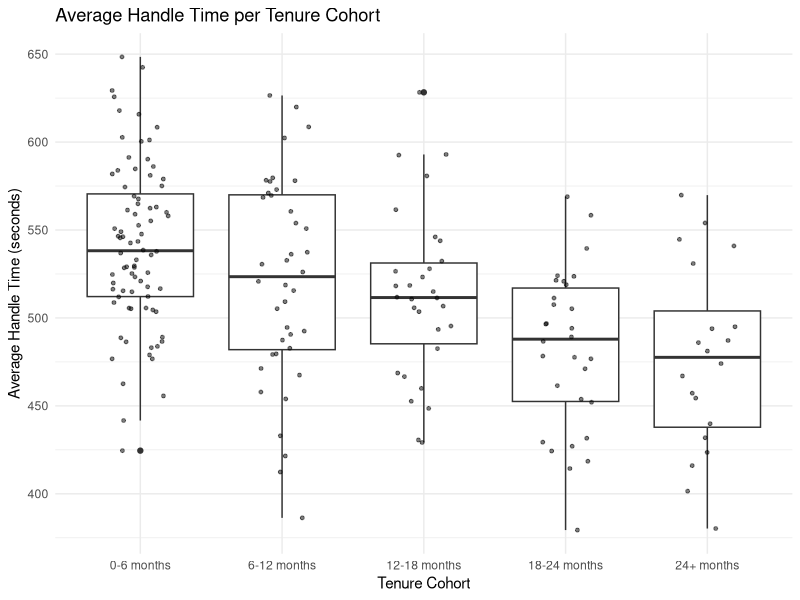
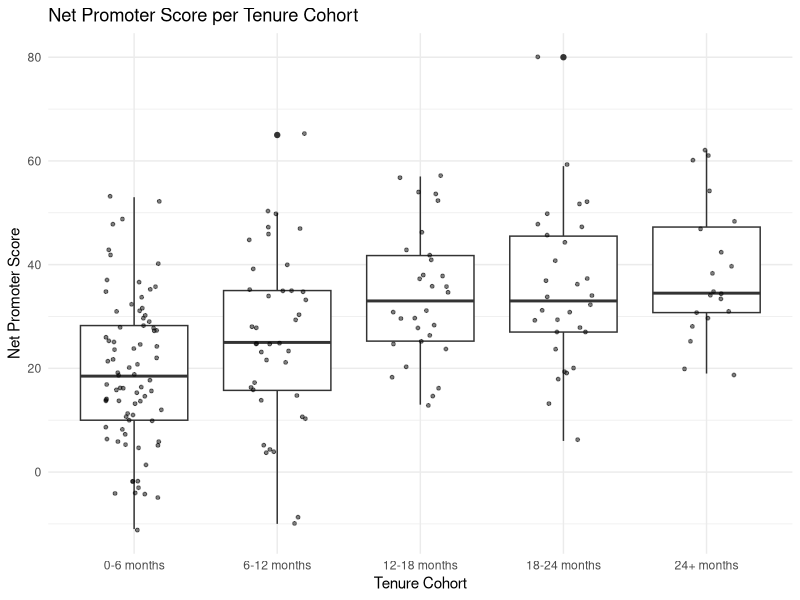
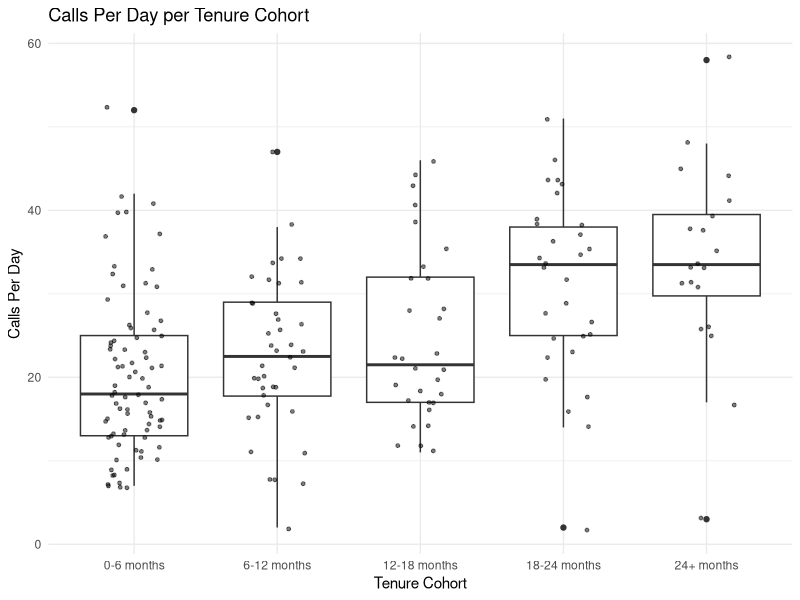
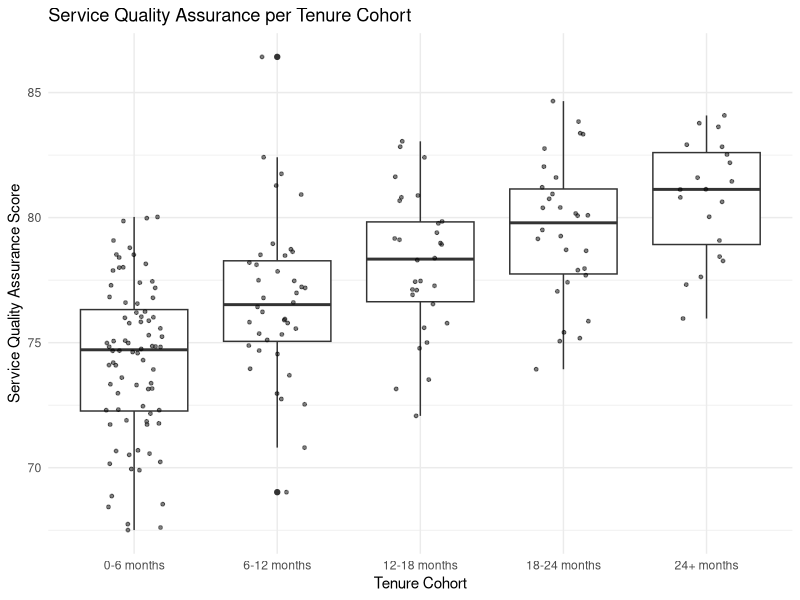
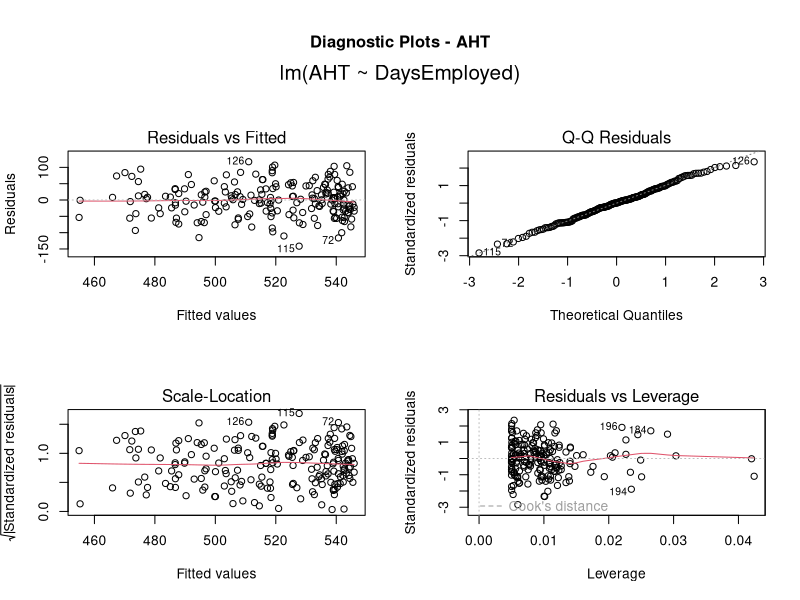
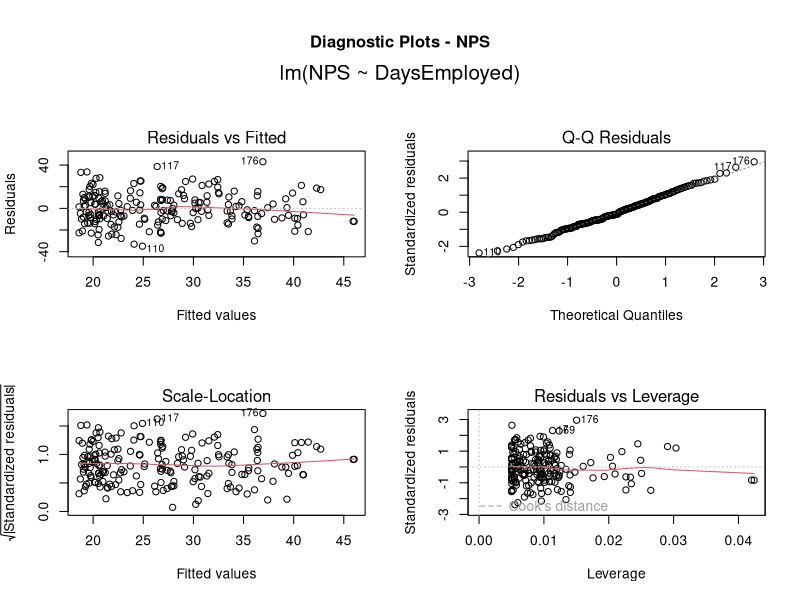
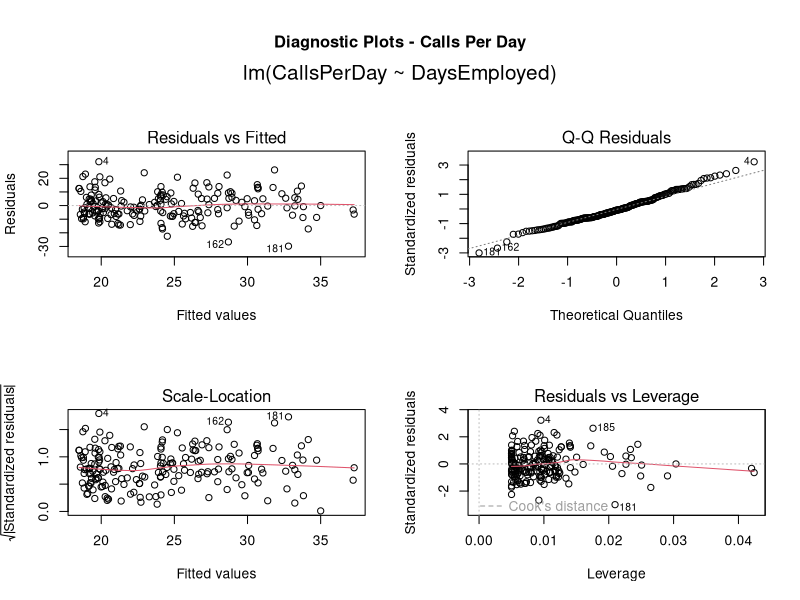
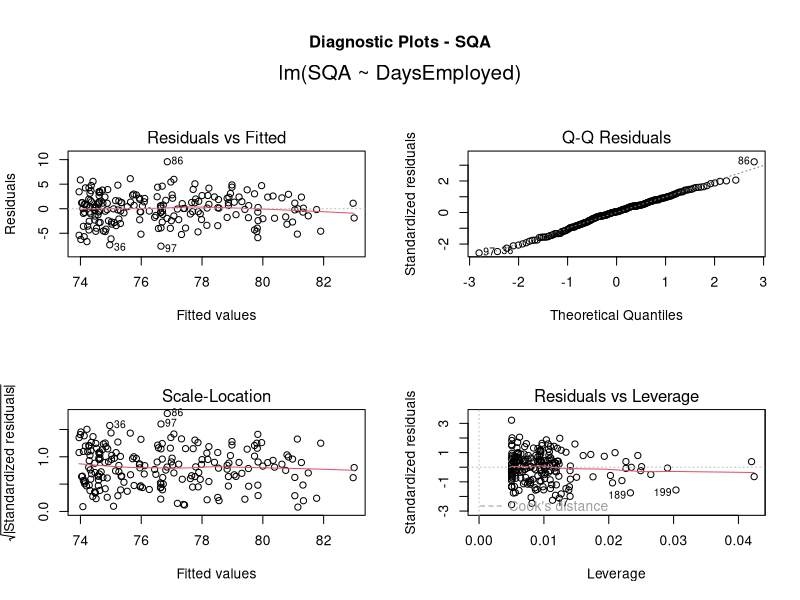

R code for these plots, in order:
# install.packages(c("tidyverse", "lubridate", "MASS", "reshape2", "quantreg"))

library(tidyverse)
library(MASS)
library(lubridate)
library(reshape2)
library(quantreg)

# set seed for reproducibility when generating random data
set.seed(123)

# set number of total employees
total_employees <- 200

# create row names for each tenure cohort
tenure_groups <- c("0-6 months", "6-12 months", "12-18 months", "18-24 months", "24+ months")
# distribute tenure cohorts into 40% 0-6 months and distribute the remainder among other cohorts
tenure_distribution <- c(0.4, 0.2, 0.15, 0.15, 0.1)
# get integer values of each tenure group depending on the percentage distribution
employees_per_group <- round(total_employees * tenure_distribution)

# create empty dataframe to store generated employee data
df <- data.frame()

# synthesise data
for (i in 1:length(tenure_groups)) {
  group_df <- tibble(
    EmployeeID = seq(from = 1, to = employees_per_group[i]),
    TenureGroup = tenure_groups[i],
    # generate values for KPIs from a normal distribution - sqrt function is used here to simulate the increase as tenure increases
    AHT = rnorm(n = employees_per_group[i], mean = (600 - sqrt(i)*60), sd = 50), # Increased variability
    NPS = round(rnorm(n = employees_per_group[i], mean = (5 + sqrt(i)*15), sd = 15)),  # Increased variability
    CallsPerDay = round(rnorm(n = employees_per_group[i], mean = (10 + sqrt(i)*10), sd = 10)),  # Increased variability
    # Poisson distribution used to create the number of assessments completed by each employee
    QA_Assessments = rpois(n = employees_per_group[i], lambda = 10 + (i-1)*2),  
    # Placeholder for SQA values
    SQA = rep(0, employees_per_group[i])  
  )
  
  # SQA is now the sum of individual assessment scores divided by the number of assessments
  group_df$SQA <- sapply(group_df$QA_Assessments, function(x) {
    scores = rnorm(n = x, mean = 70 + sqrt(i)*5, sd = 10) # Increased variability
    return(sum(pmin(pmax(scores, 0), 100))/x)
  })
  
  df <- bind_rows(df, group_df)
}


# ensure no negative AHT values
df$AHT <- ifelse(df$AHT < 0, abs(df$AHT), df$AHT)
# ensure no NPS scores are out of bounds (-100 - 100)
df$NPS <- pmin(pmax(df$NPS, -100), 100)
# ensure no negative calls per day
df$CallsPerDay <- ifelse(df$CallsPerDay < 0, abs(df$CallsPerDay), df$CallsPerDay)
# ensure no SQA values are out of bounds
df$SQA <- pmin(pmax(df$SQA, 0), 100)

# Add a random number of days within the appropriate range for each tenure group
# This could provide more granuluarity when fitting regression models
df$DaysEmployed <- ifelse(df$TenureGroup == "0-6 months", sample(0:180, size = nrow(df), replace = TRUE), 
                          ifelse(df$TenureGroup == "6-12 months", sample(181:365, size = nrow(df), replace = TRUE), 
                                 ifelse(df$TenureGroup == "12-18 months", sample(366:545, size = nrow(df), replace = TRUE),
                                        ifelse(df$TenureGroup == "18-24 months", sample(546:730, size = nrow(df), replace = TRUE), sample(731:1095, size = nrow(df), replace = TRUE)))))

# EDA
# create levels/factors from tenure cohorts for plotting purposes
df$TenureGroupFact <- factor(df$TenureGroup, 
                         levels = c("0-6 months", 
                                    "6-12 months", 
                                    "12-18 months", 
                                    "18-24 months", 
                                    "24+ months"))

# AHT plot
aht_box <- ggplot(df, aes(x = TenureGroupFact, y = AHT)) +
  geom_boxplot() +
  geom_jitter(width = 0.2, size = 1, alpha = 0.5) +
  theme_minimal() +
  labs(title = "Average Handle Time per Tenure Cohort",
       x = "Tenure Cohort",
       y = "Average Handle Time (seconds)")
ggsave(filename = "./plots/eda/aht_box.png", plot = aht_box)

# NPS plot
nps_box <- ggplot(df, aes(x = TenureGroupFact, y = NPS)) +
  geom_boxplot() +
  geom_jitter(width = 0.2, size = 1, alpha = 0.5) +
  theme_minimal() +
  labs(title = "Net Promoter Score per Tenure Cohort",
       x = "Tenure Cohort",
       y = "Net Promoter Score")
ggsave(filename = "./plots/eda/nps_box.png", plot = nps_box)

# CallsPerDay plot
cpd_box <- ggplot(df, aes(x = TenureGroupFact, y = CallsPerDay)) +
  geom_boxplot() +
  geom_jitter(width = 0.2, size = 1, alpha = 0.5) +
  theme_minimal() +
  labs(title = "Calls Per Day per Tenure Cohort",
       x = "Tenure Cohort",
       y = "Calls Per Day")
ggsave(filename = "./plots/eda/cpd_box.png", plot = cpd_box)

# SQA plot
sqa_box <- ggplot(df, aes(x = TenureGroupFact, y = SQA)) +
  geom_boxplot() +
  geom_jitter(width = 0.2, size = 1, alpha = 0.5) +
  theme_minimal() +
  labs(title = "Service Quality Assurance per Tenure Cohort",
       x = "Tenure Cohort",
       y = "Service Quality Assurance Score")
ggsave(filename = "./plots/eda/sqa_box.png", plot = sqa_box)


# increase performance of more tenured employees
# have more people at either end of the range rather than in the middle
# have better performing newer staff at lower end of AHT and NPS etc.
# make increases less aggressive between cohorts but remain linear

# create summary table showing mean/median/SD of each KPI per tenure group
df_summary <- df %>% 
  group_by(TenureGroup) %>% 
  summarise(
    Mean_AHT = mean(AHT),
    Median_AHT = median(AHT),
    SD_AHT = sd(AHT),
    Mean_NPS = mean(NPS),
    Median_NPS = median(NPS),
    SD_NPS = sd(NPS),
    Mean_CallsPerDay = mean(CallsPerDay),
    Median_CallsPerDay = median(CallsPerDay),
    SD_CallsPerDay = sd(CallsPerDay),
    Mean_SQA = mean(SQA),
    Median_SQA = median(SQA),
    SD_SQA = sd(SQA)
  )

# Fit linear models
# KPI as a function of cohort
model_AHT <- lm(AHT ~ DaysEmployed, data = df)
model_NPS <- lm(NPS ~ DaysEmployed, data = df)
model_CallsPerDay <- lm(CallsPerDay ~ DaysEmployed, data = df)
model_SQA <- lm(SQA ~ DaysEmployed, data = df)

# Calculate standard errors for each model
se_AHT <- summary(model_AHT)$coefficients["DaysEmployed", "Std. Error"]
se_NPS <- summary(model_NPS)$coefficients["DaysEmployed", "Std. Error"]
se_CallsPerDay <- summary(model_CallsPerDay)$coefficients["DaysEmployed", "Std. Error"]
se_SQA <- summary(model_SQA)$coefficients["DaysEmployed", "Std. Error"]

# Combine standard errors into a data frame
se <- data.frame(AHT = se_AHT, NPS = se_NPS, CallsPerDay = se_CallsPerDay, SQA = se_SQA)

# plot assumptions of each model
png(filename = "./plots/model_assumptions/aht.png", width = 800, height = 800)
par(mfrow = c(2, 2), oma = c(0, 0, 5, 0))
plot(model_AHT)
title("Diagnostic Plots - AHT", outer = TRUE)
dev.off()

png(filename = "./plots/model_assumptions/nps.png", width = 800, height = 800)
par(mfrow = c(2, 2), oma = c(0, 0, 5, 0))
plot(model_NPS)
title("Diagnostic Plots - NPS", outer = TRUE)
dev.off()

png(filename = "./plots/model_assumptions/cpd.png", width = 800, height = 800)
par(mfrow = c(2, 2), oma = c(0, 0, 5, 0))
plot(model_CallsPerDay)
title("Diagnostic Plots - Calls Per Day", outer = TRUE)
dev.off()

png(filename = "./plots/model_assumptions/sqa.png", width = 800, height = 800)
par(mfrow = c(2, 2), oma = c(0, 0, 5, 0))
plot(model_SQA)
title("Diagnostic Plots - SQA", outer = TRUE)
dev.off()

# The KPI with the highest R-squared value has the strongest linear relationship with tenure. 
# Thus, the benchmarks for this KPI could be considered the most significant or reliable, 
# in terms of being predicted by tenure
summary(model_AHT)$r.squared
summary(model_NPS)$r.squared
summary(model_CallsPerDay)$r.squared
summary(model_SQA)$r.squared


# make predictions for KPI benchmarks per tenure cohort using quantile regression

# Define tenure midpoints
midpoints <- c(90, 270, 450, 630, 900)

# Initialize benchmarks data frame
benchmarks <- data.frame(TenureGroup = c("0-6 months", "6-12 months", "12-18 months", "18-24 months", "24+ months"),
                         DaysEmployed = midpoints)

# List of KPIs
kpis <- c("AHT", "NPS", "CallsPerDay", "SQA")

# Loop over KPIs
for (kpi in kpis) {
  # Fit quantile regression model for current KPI
  model <- rq(as.formula(paste(kpi, "~ DaysEmployed")), tau = c(0.25, 0.5, 0.75), data = df)
  
  # Make predictions for each tenure midpoint
  predictions <- predict(model, newdata = benchmarks)
  
  # Add predictions to benchmarks data frame
  benchmarks <- cbind(benchmarks, predictions)
}

# Print benchmarks dataframe
print(benchmarks)

# Make informative column names
colnames(benchmarks) <- c("TenureCohort", "Days_Midpoint",
                          "ATH_25th", "ATH_50th", "ATH_75th",
                          "NPS_25th", "NPS_50th", "NPS_75th",
                          "Calls_25th", "Calls_50th", "Calls_75th",
                          "SQA_25th", "SQA_50th", "SQA_75th")

# Convert TenureCohort to an ordered factor so it plots in the correct order
benchmarks$TenureCohort <- factor(benchmarks$TenureCohort, 
                                  levels = c("0-6 months", "6-12 months", "12-18 months", "18-24 months", "24+ months"), 
                                  ordered = TRUE)

# convert benchmarks dataframe to long format for plotting
benchmarks_long <- benchmarks %>%
  pivot_longer(cols = -c(TenureCohort, Days_Midpoint), 
               names_to = c("KPI", "Percentile"), 
               names_sep = "_", 
               values_to = "Value")


# ATH Plot - benchmark
ath_benchmark <- ggplot(subset(benchmarks_long, KPI == "ATH"), aes(x = TenureCohort, y = Value, color = Percentile, group = Percentile)) +
  geom_line() +
  theme_minimal() +
  labs(x = "Tenure Cohort", 
       y = "Average Handle Time (seconds)", 
       color = "Percentile", 
       title = "Benchmark Average Handle Time (seconds) per Tenure Cohort") +
  theme(legend.position = "bottom")
ggsave(filename = "./plots/benchmarks/aht_benchmark.png", plot = ath_benchmark)


# NPS Plot - benchmark
nps_benchmark <- ggplot(subset(benchmarks_long, KPI == "NPS"), aes(x = TenureCohort, y = Value, color = Percentile, group = Percentile)) +
  geom_line() +
  theme_minimal() +
  labs(x = "Tenure Cohort", 
       y = "Net Promoter Score", 
       color = "Percentile", 
       title = "Benchmark Net Promoter Score per Tenure Cohort") +
  theme(legend.position = "bottom")
ggsave(filename = "./plots/benchmarks/nps_benchmark.png", plot = nps_benchmark)

# Calls per day Plot - benchmark
cpd_benchmark <- ggplot(subset(benchmarks_long, KPI == "Calls"), aes(x = TenureCohort, y = Value, color = Percentile, group = Percentile)) +
  geom_line() +
  labs(x = "Tenure Cohort", 
       y = "Calls per Day", 
       color = "Percentile", 
       title = "Benchmark Number of Calls per day per Tenure Cohort") +
  theme_minimal()
ggsave(filename = "./plots/benchmarks/cpd_benchmark.png", plot = cpd_benchmark)

# SQA Plot - benchmark
sqa_benchmark <- ggplot(subset(benchmarks_long, KPI == "SQA"), aes(x = TenureCohort, y = Value, color = Percentile, group = Percentile)) +
  geom_line() +
  labs(x = "Tenure Cohort", 
       y = "Service Quality Assurance Score", color = "Percentile", title = "Service Quality Assurance Score per Tenure Cohort") +
  theme_minimal()
ggsave(filename = "./plots/benchmarks/sqa_benchmark.png", plot = sqa_benchmark)



## STRETCH GOAL
# make predictions for KPI benchmarks per tenure cohort using quantile regression

# Define tenure midpoints
midpoints <- c(90, 270, 450, 630, 900)

# Initialize benchmarks data frame
benchmarks_stretch <- data.frame(TenureGroup = c("0-6 months", "6-12 months", "12-18 months", "18-24 months", "24+ months"),
                         DaysEmployed = midpoints)

# List of KPIs
kpis <- c("AHT", "NPS", "CallsPerDay", "SQA")

# Loop over KPIs
for (kpi in kpis) {
  # Fit quantile regression model for current KPI
  model <- rq(as.formula(paste(kpi, "~ DaysEmployed")), tau = c(0.50, 0.75, 0.90), data = df)
  
  # Make predictions for each tenure midpoint
  predictions <- predict(model, newdata = benchmarks_stretch)
  
  # Add predictions to benchmarks data frame
  benchmarks_stretch <- cbind(benchmarks_stretch, predictions)
}

# Print benchmarks dataframe
head(benchmarks_stretch)

# Make informative column names
colnames(benchmarks_stretch) <- c("TenureCohort", "Days_Midpoint",
                          "ATH_50th", "ATH_75th", "ATH_90th",
                          "NPS_50th", "NPS_75th", "NPS_90th",
                          "Calls_50th", "Calls_75th", "Calls_90th",
                          "SQA_50th", "SQA_75th", "SQA_90th")

# Convert TenureCohort to an ordered factor so it plots in the correct order
benchmarks_stretch$TenureCohort <- factor(benchmarks_stretch$TenureCohort, 
                                  levels = c("0-6 months", "6-12 months", "12-18 months", "18-24 months", "24+ months"), 
                                  ordered = TRUE)

# convert benchmarks dataframe to long format for plotting
benchmarks_stretch_long <- benchmarks_stretch %>%
  pivot_longer(cols = -c(TenureCohort, Days_Midpoint), 
               names_to = c("KPI", "Percentile"), 
               names_sep = "_", 
               values_to = "Value")

# ATH Plot - benchmark
ath_stretch <- ggplot(subset(benchmarks_stretch_long, KPI == "ATH"), aes(x = TenureCohort, y = Value, color = Percentile, group = Percentile)) +
  geom_line() +
  theme_minimal() +
  labs(x = "Tenure Cohort", 
       y = "Average Handle Time (seconds)", 
       color = "Percentile", 
       title = "Benchmark Average Handle Time (seconds) per Tenure Cohort (Stretch Goal)") +
  theme(legend.position = "bottom")
ggsave(filename = "./plots/benchmarks/ath_stretch.png", plot = ath_stretch)

# NPS Plot - benchmark
nps_stretch <- ggplot(subset(benchmarks_stretch_long, KPI == "NPS"), aes(x = TenureCohort, y = Value, color = Percentile, group = Percentile)) +
  geom_line() +
  theme_minimal() +
  labs(x = "Tenure Cohort", 
       y = "Net Promoter Score", 
       color = "Percentile", 
       title = "Benchmark Net Promoter Score per Tenure Cohort (Stretch Goal)") +
  theme(legend.position = "bottom")
ggsave(filename = "./plots/benchmarks/nps_stretch.png", plot = nps_stretch)


# Calls per day Plot - benchmark
cpd_stretch <- ggplot(subset(benchmarks_stretch_long, KPI == "Calls"), aes(x = TenureCohort, y = Value, color = Percentile, group = Percentile)) +
  geom_line() +
  labs(x = "Tenure Cohort", 
       y = "Calls per Day", 
       color = "Percentile", 
       title = "Benchmark Number of Calls per day per Tenure Cohort (Stretch Goal)") +
  theme_minimal()
ggsave(filename = "./plots/benchmarks/cpd_stretch.png", plot = cpd_stretch)


# SQA Plot - benchmark
sqa_stretch <- ggplot(subset(benchmarks_stretch_long, KPI == "SQA"), aes(x = TenureCohort, y = Value, color = Percentile, group = Percentile)) +
  geom_line() +
  labs(x = "Tenure Cohort", 
       y = "Service Quality Assurance Score", 
       color = "Percentile", 
       title = "Service Quality Assurance Score per Tenure Cohort (Stretch Goal)") +
  theme_minimal()
ggsave(filename = "./plots/benchmarks/sqa_stretch.png", plot = sqa_stretch)
